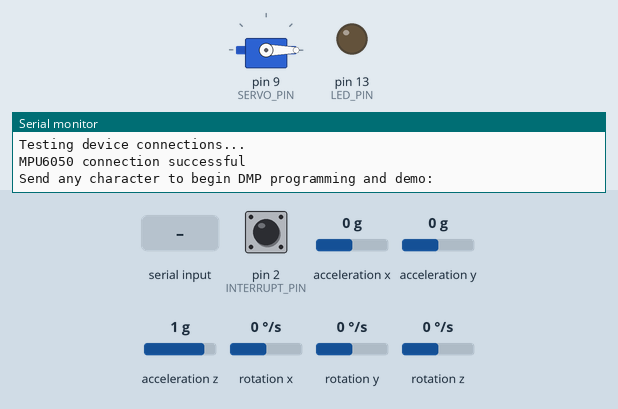
Recording of a sketch running on a simulated Arduino Leonardo, built with avr-gcc and run on an emulated ATmega32U4. Parts: servo, output pins drawn as LEDs (lit = HIGH), the last lines printed to the serial monitor. Dashed ring = blinking. The inputs (shaded band) are chosen by the test bench; at power-on: acceleration y 0 g, acceleration z 1 g, pin 2 (INTERRUPT_PIN) LOW, acceleration x 0 g, rotation x 0 °/s, rotation y 0 °/s, rotation z 0 °/s. The sensor or clock chip raises its interrupt line as the real part does.

Above: at 0.8 s.
0.9 s: "1\n" received over Serial
At 1.87 s:
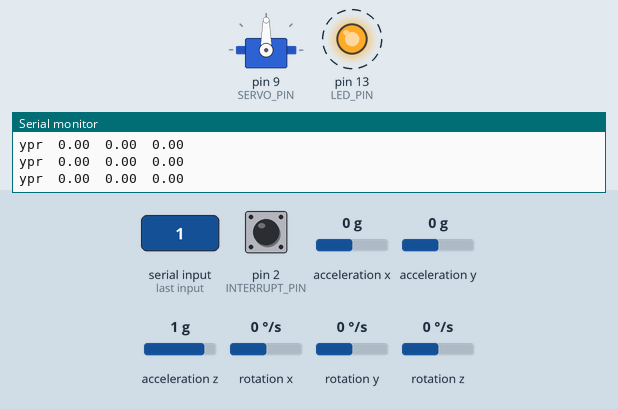
3.9 s: acceleration y set to -1.4 g
At 4.56 s:
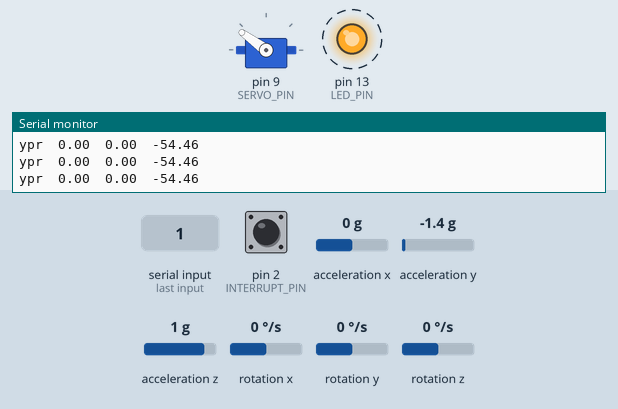
6.9 s: acceleration z set to -1.4 g
At 7.26 s:
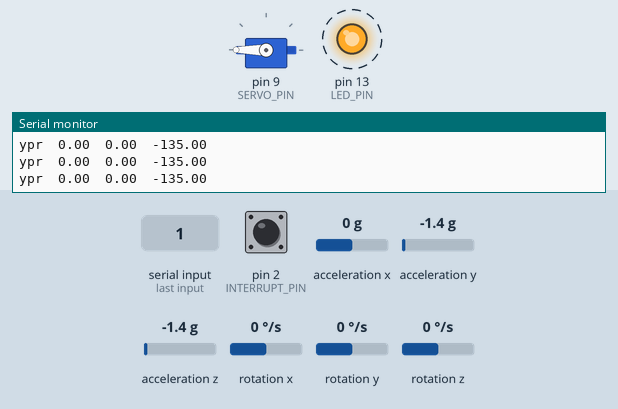
9.9 s: acceleration y set to -0.1 g
12.9 s: acceleration y set to 0.2 g
At 14.45 s:
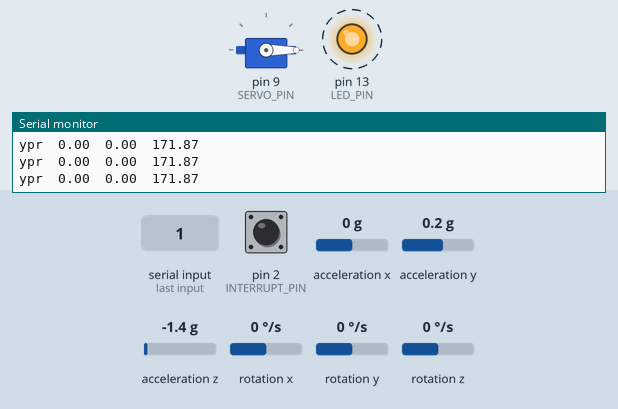
15.9 s: acceleration z set to 0.8 g
At 16.13 s:
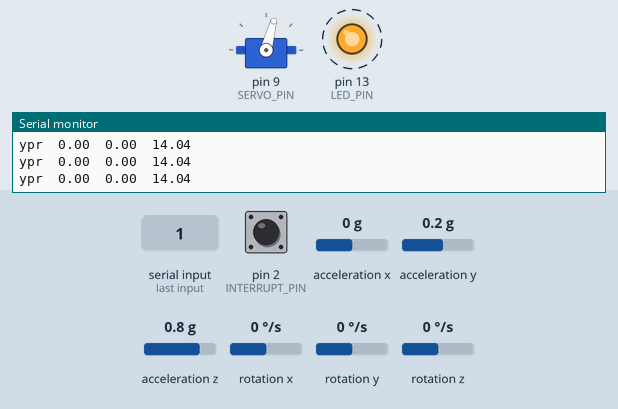
Timing chart, 0 to 19.9 s (numbered marks = the images above; inputs shaded):
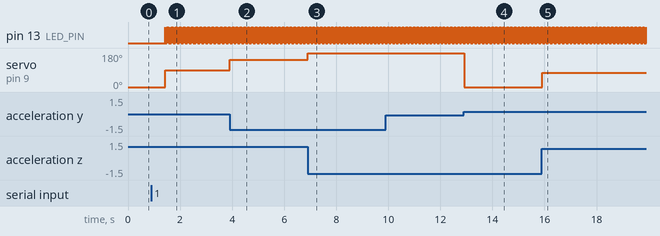

Measured:
- the behaviour switches between 0 and 0.1 g on acceleration y (found by bisection; images 3 and 4)
- after the input at 0.9 s, pin 13 (LED_PIN): alternates HIGH for 0.01 s and LOW for 0.01 s, starting after 0.52 s; servo on pin 9 (SERVO_PIN): 0° → 90° after 0.53 s
- after the input at 3.9 s, servo on pin 9 (SERVO_PIN): 90° → 144° at once
- after the input at 6.9 s, servo on pin 9 (SERVO_PIN): 144° → 180° at once
- after the input at 12.9 s, servo on pin 9 (SERVO_PIN): 180° → 0° at once
- after the input at 15.9 s, servo on pin 9 (SERVO_PIN): 0° → 75° at once

The sketch:

MPU6050_Servomotor.ino
```cpp
// I2C device class (I2Cdev) demonstration Arduino sketch for MPU6050 class using DMP (MotionApps v2.0)
// 6/21/2012 by Jeff Rowberg <jeff@rowberg.net>
// Updates should (hopefully) always be available at https://github.com/jrowberg/i2cdevlib
//
// Changelog:
//      2013-05-08 - added seamless Fastwire support
//                 - added note about gyro calibration
//      2012-06-21 - added note about Arduino 1.0.1 + Leonardo compatibility error
//      2012-06-20 - improved FIFO overflow handling and simplified read process
//      2012-06-19 - completely rearranged DMP initialization code and simplification
//      2012-06-13 - pull gyro and accel data from FIFO packet instead of reading directly
//      2012-06-09 - fix broken FIFO read sequence and change interrupt detection to RISING
//      2012-06-05 - add gravity-compensated initial reference frame acceleration output
//                 - add 3D math helper file to DMP6 example sketch
//                 - add Euler output and Yaw/Pitch/Roll output formats
//      2012-06-04 - remove accel offset clearing for better results (thanks Sungon Lee)
//      2012-06-01 - fixed gyro sensitivity to be 2000 deg/sec instead of 250
//      2012-05-30 - basic DMP initialization working

/* ============================================
I2Cdev device library code is placed under the MIT license
Copyright (c) 2012 Jeff Rowberg

Permission is hereby granted, free of charge, to any person obtaining a copy
of this software and associated documentation files (the "Software"), to deal
in the Software without restriction, including without limitation the rights
to use, copy, modify, merge, publish, distribute, sublicense, and/or sell
copies of the Software, and to permit persons to whom the Software is
furnished to do so, subject to the following conditions:

The above copyright notice and this permission notice shall be included in
all copies or substantial portions of the Software.

THE SOFTWARE IS PROVIDED "AS IS", WITHOUT WARRANTY OF ANY KIND, EXPRESS OR
IMPLIED, INCLUDING BUT NOT LIMITED TO THE WARRANTIES OF MERCHANTABILITY,
FITNESS FOR A PARTICULAR PURPOSE AND NONINFRINGEMENT. IN NO EVENT SHALL THE
AUTHORS OR COPYRIGHT HOLDERS BE LIABLE FOR ANY CLAIM, DAMAGES OR OTHER
LIABILITY, WHETHER IN AN ACTION OF CONTRACT, TORT OR OTHERWISE, ARISING FROM,
OUT OF OR IN CONNECTION WITH THE SOFTWARE OR THE USE OR OTHER DEALINGS IN
THE SOFTWARE.
===============================================
*/

// I2Cdev and MPU6050 must be installed as libraries, or else the .cpp/.h files
// for both classes must be in the include path of your project
#include "I2Cdev.h"

#include "MPU6050_6Axis_MotionApps20.h"
//#include "MPU6050.h" // not necessary if using MotionApps include file

// Arduino Wire library is required if I2Cdev I2CDEV_ARDUINO_WIRE implementation
// is used in I2Cdev.h
#if I2CDEV_IMPLEMENTATION == I2CDEV_ARDUINO_WIRE
    #include "Wire.h"
#endif

#include <Servo.h>

Servo myservo;  // create servo object to control a servo

// class default I2C address is 0x68
// specific I2C addresses may be passed as a parameter here
// AD0 low = 0x68 (default for SparkFun breakout and InvenSense evaluation board)
// AD0 high = 0x69
MPU6050 mpu;
//MPU6050 mpu(0x69); // <-- use for AD0 high

/* =========================================================================
   NOTE: In addition to connection 3.3v, GND, SDA, and SCL, this sketch
   depends on the MPU-6050's INT pin being connected to the Arduino's
   external interrupt #0 pin. On the Arduino Uno and Mega 2560, this is
   digital I/O pin 2.
 * ========================================================================= */

/* =========================================================================
   NOTE: Arduino v1.0.1 with the Leonardo board generates a compile error
   when using Serial.write(buf, len). The Teapot output uses this method.
   The solution requires a modification to the Arduino USBAPI.h file, which
   is fortunately simple, but annoying. This will be fixed in the next IDE
   release. For more info, see these links:

   http://arduino.cc/forum/index.php/topic,109987.0.html
   http://code.google.com/p/arduino/issues/detail?id=958
 * ========================================================================= */


// uncomment "OUTPUT_READABLE_QUATERNION" if you want to see the actual
// quaternion components in a [w, x, y, z] format (not best for parsing
// on a remote host such as Processing or something though)
//#define OUTPUT_READABLE_QUATERNION

// uncomment "OUTPUT_READABLE_EULER" if you want to see Euler angles
// (in degrees) calculated from the quaternions coming from the FIFO.
// Note that Euler angles suffer from gimbal lock (for more info, see
// http://en.wikipedia.org/wiki/Gimbal_lock)
//#define OUTPUT_READABLE_EULER

// uncomment "OUTPUT_READABLE_YAWPITCHROLL" if you want to see the yaw/
// pitch/roll angles (in degrees) calculated from the quaternions coming
// from the FIFO. Note this also requires gravity vector calculations.
// Also note that yaw/pitch/roll angles suffer from gimbal lock (for
// more info, see: http://en.wikipedia.org/wiki/Gimbal_lock)
#define OUTPUT_READABLE_YAWPITCHROLL

// uncomment "OUTPUT_READABLE_REALACCEL" if you want to see acceleration
// components with gravity removed. This acceleration reference frame is
// not compensated for orientation, so +X is always +X according to the
// sensor, just without the effects of gravity. If you want acceleration
// compensated for orientation, us OUTPUT_READABLE_WORLDACCEL instead.
//#define OUTPUT_READABLE_REALACCEL

// uncomment "OUTPUT_READABLE_WORLDACCEL" if you want to see acceleration
// components with gravity removed and adjusted for the world frame of
// reference (yaw is relative to initial orientation, since no magnetometer
// is present in this case). Could be quite handy in some cases.
//#define OUTPUT_READABLE_WORLDACCEL

// uncomment "OUTPUT_TEAPOT" if you want output that matches the
// format used for the InvenSense teapot demo
//#define OUTPUT_TEAPOT


#define INTERRUPT_PIN 2  // use pin 2 on Arduino Uno & most boards
#define LED_PIN 13 // (Arduino is 13, Teensy is 11, Teensy++ is 6)
#define SERVO_PIN 9 // use pin 9 for servo control
bool blinkState = false;

// MPU control/status vars
bool dmpReady = false;  // set true if DMP init was successful
uint8_t mpuIntStatus;   // holds actual interrupt status byte from MPU
uint8_t devStatus;      // return status after each device operation (0 = success, !0 = error)
uint16_t packetSize;    // expected DMP packet size (default is 42 bytes)
uint16_t fifoCount;     // count of all bytes currently in FIFO
uint8_t fifoBuffer[64]; // FIFO storage buffer

// orientation/motion vars
Quaternion q;           // [w, x, y, z]         quaternion container
VectorInt16 aa;         // [x, y, z]            accel sensor measurements
VectorInt16 aaReal;     // [x, y, z]            gravity-free accel sensor measurements
VectorInt16 aaWorld;    // [x, y, z]            world-frame accel sensor measurements
VectorFloat gravity;    // [x, y, z]            gravity vector
float euler[3];         // [psi, theta, phi]    Euler angle container
float ypr[3];           // [yaw, pitch, roll]   yaw/pitch/roll container and gravity vector

// packet structure for InvenSense teapot demo
uint8_t teapotPacket[14] = { '$', 0x02, 0,0, 0,0, 0,0, 0,0, 0x00, 0x00, '\r', '\n' };


// ================================================================
// ===               INTERRUPT DETECTION ROUTINE                ===
// ================================================================

volatile bool mpuInterrupt = false;     // indicates whether MPU interrupt pin has gone high
void dmpDataReady() {
    mpuInterrupt = true;
}


// ================================================================
// ===                      INITIAL SETUP                       ===
// ================================================================

void setup() {
    myservo.attach(SERVO_PIN);
    myservo.write(0);


    // join I2C bus (I2Cdev library doesn't do this automatically)
    #if I2CDEV_IMPLEMENTATION == I2CDEV_ARDUINO_WIRE
        Wire.begin();
        Wire.setClock(400000); // 400kHz I2C clock. Comment this line if having compilation difficulties
    #elif I2CDEV_IMPLEMENTATION == I2CDEV_BUILTIN_FASTWIRE
        Fastwire::setup(400, true);
    #endif

    // initialize serial communication
    // (115200 chosen because it is required for Teapot Demo output, but it's
    // really up to you depending on your project)
    Serial.begin(115200);
    while (!Serial); // wait for Leonardo enumeration, others continue immediately

    // NOTE: 8MHz or slower host processors, like the Teensy @ 3.3v or Ardunio
    // Pro Mini running at 3.3v, cannot handle this baud rate reliably due to
    // the baud timing being too misaligned with processor ticks. You must use
    // 38400 or slower in these cases, or use some kind of external separate
    // crystal solution for the UART timer.

    // initialize device
    Serial.println(F("Initializing I2C devices..."));
    mpu.initialize();
    pinMode(INTERRUPT_PIN, INPUT);

    // verify connection
    Serial.println(F("Testing device connections..."));
    Serial.println(mpu.testConnection() ? F("MPU6050 connection successful") : F("MPU6050 connection failed"));

    // wait for ready
    Serial.println(F("\nSend any character to begin DMP programming and demo: "));
    while (Serial.available() && Serial.read()); // empty buffer
    while (!Serial.available());                 // wait for data
    while (Serial.available() && Serial.read()); // empty buffer again

    // load and configure the DMP
    Serial.println(F("Initializing DMP..."));
    devStatus = mpu.dmpInitialize();

    // supply your own gyro offsets here, scaled for min sensitivity
    mpu.setXGyroOffset(220);
    mpu.setYGyroOffset(76);
    mpu.setZGyroOffset(-85);
    mpu.setZAccelOffset(1788); // 1688 factory default for my test chip

    // make sure it worked (returns 0 if so)
    if (devStatus == 0) {
        // turn on the DMP, now that it's ready
        Serial.println(F("Enabling DMP..."));
        mpu.setDMPEnabled(true);

        // enable Arduino interrupt detection
        Serial.println(F("Enabling interrupt detection (Arduino external interrupt 0)..."));
        attachInterrupt(digitalPinToInterrupt(INTERRUPT_PIN), dmpDataReady, RISING);
        mpuIntStatus = mpu.getIntStatus();

        // set our DMP Ready flag so the main loop() function knows it's okay to use it
        Serial.println(F("DMP ready! Waiting for first interrupt..."));
        dmpReady = true;

        // get expected DMP packet size for later comparison
        packetSize = mpu.dmpGetFIFOPacketSize();
    } else {
        // ERROR!
        // 1 = initial memory load failed
        // 2 = DMP configuration updates failed
        // (if it's going to break, usually the code will be 1)
        Serial.print(F("DMP Initialization failed (code "));
        Serial.print(devStatus);
        Serial.println(F(")"));
    }

    // configure LED for output
    pinMode(LED_PIN, OUTPUT);
}


// ================================================================
// ===                    MAIN PROGRAM LOOP                     ===
// ================================================================

void loop() {
    // if programming failed, don't try to do anything
    if (!dmpReady) return;

    // wait for MPU interrupt or extra packet(s) available
    while (!mpuInterrupt && fifoCount < packetSize) {
        // other program behavior stuff here
        // .
        // .
        // .
        // if you are really paranoid you can frequently test in between other
        // stuff to see if mpuInterrupt is true, and if so, "break;" from the
        // while() loop to immediately process the MPU data
        // .
        // .
        // .
    }

    // reset interrupt flag and get INT_STATUS byte
    mpuInterrupt = false;
    mpuIntStatus = mpu.getIntStatus();

    // get current FIFO count
    fifoCount = mpu.getFIFOCount();

    // check for overflow (this should never happen unless our code is too inefficient)
    if ((mpuIntStatus & 0x10) || fifoCount == 1024) {
        // reset so we can continue cleanly
        mpu.resetFIFO();
        Serial.println(F("FIFO overflow!"));

    // otherwise, check for DMP data ready interrupt (this should happen frequently)
    } else if (mpuIntStatus & 0x02) {
        // wait for correct available data length, should be a VERY short wait
        while (fifoCount < packetSize) fifoCount = mpu.getFIFOCount();

        // read a packet from FIFO
        mpu.getFIFOBytes(fifoBuffer, packetSize);

        // track FIFO count here in case there is > 1 packet available
        // (this lets us immediately read more without waiting for an interrupt)
        fifoCount -= packetSize;

        #ifdef OUTPUT_READABLE_QUATERNION
            // display quaternion values in easy matrix form: w x y z
            mpu.dmpGetQuaternion(&q, fifoBuffer);
            Serial.print("quat\t");
            Serial.print(q.w);
            Serial.print("\t");
            Serial.print(q.x);
            Serial.print("\t");
            Serial.print(q.y);
            Serial.print("\t");
            Serial.println(q.z);
        #endif

        #ifdef OUTPUT_READABLE_EULER
            // display Euler angles in degrees
            mpu.dmpGetQuaternion(&q, fifoBuffer);
            mpu.dmpGetEuler(euler, &q);
            Serial.print("euler\t");
            Serial.print(euler[0] * 180/M_PI);
            Serial.print("\t");
            Serial.print(euler[1] * 180/M_PI);
            Serial.print("\t");
            Serial.println(euler[2] * 180/M_PI);
        #endif

        #ifdef OUTPUT_READABLE_YAWPITCHROLL
            // display Euler angles in degrees
            mpu.dmpGetQuaternion(&q, fifoBuffer);
            mpu.dmpGetGravity(&gravity, &q);
            mpu.dmpGetYawPitchRoll(ypr, &q, &gravity);
            Serial.print("ypr\t");
            Serial.print(ypr[0] * 180/M_PI);
            Serial.print("\t");
            Serial.print(ypr[1] * 180/M_PI);
            //Output to servo
            myservo.write(180-(90+ ypr[2] * 180/M_PI));
            Serial.print("\t");
            Serial.println(ypr[2] * 180/M_PI);
        #endif

        #ifdef OUTPUT_READABLE_REALACCEL
            // display real acceleration, adjusted to remove gravity
            mpu.dmpGetQuaternion(&q, fifoBuffer);
            mpu.dmpGetAccel(&aa, fifoBuffer);
            mpu.dmpGetGravity(&gravity, &q);
            mpu.dmpGetLinearAccel(&aaReal, &aa, &gravity);
            Serial.print("areal\t");
            Serial.print(aaReal.x);
            Serial.print("\t");
            Serial.print(aaReal.y);
            Serial.print("\t");
            Serial.println(aaReal.z);
        #endif

        #ifdef OUTPUT_READABLE_WORLDACCEL
            // display initial world-frame acceleration, adjusted to remove gravity
            // and rotated based on known orientation from quaternion
            mpu.dmpGetQuaternion(&q, fifoBuffer);
            mpu.dmpGetAccel(&aa, fifoBuffer);
            mpu.dmpGetGravity(&gravity, &q);
            mpu.dmpGetLinearAccel(&aaReal, &aa, &gravity);
            mpu.dmpGetLinearAccelInWorld(&aaWorld, &aaReal, &q);
            Serial.print("aworld\t");
            Serial.print(aaWorld.x);
            Serial.print("\t");
            Serial.print(aaWorld.y);
            Serial.print("\t");
            Serial.println(aaWorld.z);
        #endif

        #ifdef OUTPUT_TEAPOT
            // display quaternion values in InvenSense Teapot demo format:
            teapotPacket[2] = fifoBuffer[0];
            teapotPacket[3] = fifoBuffer[1];
            teapotPacket[4] = fifoBuffer[4];
            teapotPacket[5] = fifoBuffer[5];
            teapotPacket[6] = fifoBuffer[8];
            teapotPacket[7] = fifoBuffer[9];
            teapotPacket[8] = fifoBuffer[12];
            teapotPacket[9] = fifoBuffer[13];
            Serial.write(teapotPacket, 14);
            teapotPacket[11]++; // packetCount, loops at 0xFF on purpose
        #endif

        // blink LED to indicate activity
        blinkState = !blinkState;
        digitalWrite(LED_PIN, blinkState);
    }
}
```
